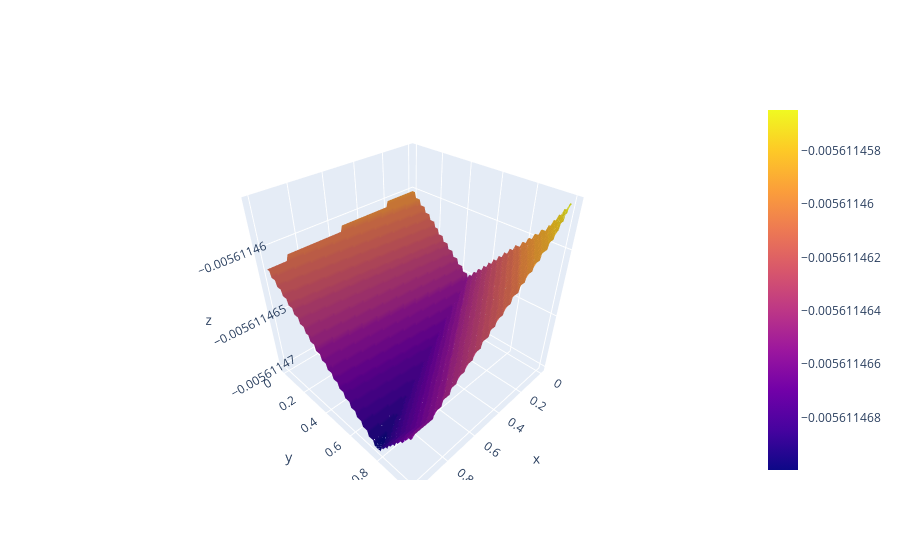

Source (notebook cell):
### Code cell
out = nn_predict(params, grid)
z = out.reshape(k,k)
fig = go.Figure(data=go.Surface(x=x, y=y, z=z))
fig.show()
